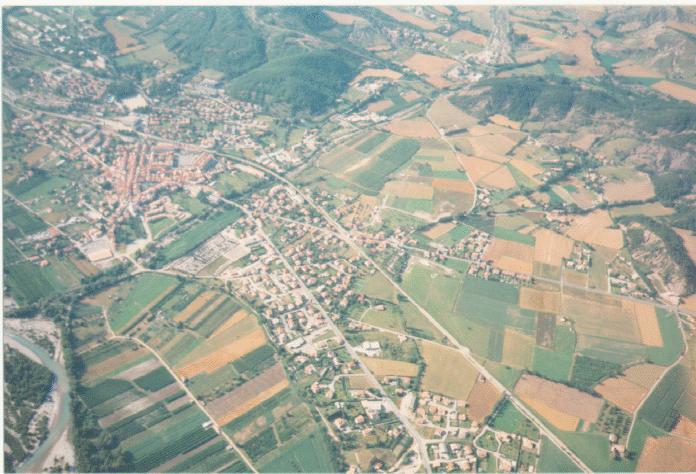
#> input picture thresh3.png, 696 x 474 px
$ python nuevo.py
#> lines starting #> are read from the running program, lines starting #| are printed output that depends on the picture; after the words box and inside, x2 and y2 are one past the last pixel; in counts of white or black regions, pixels touching at a corner belong together
import cv2
import numpy as np
from matplotlib import pyplot as plt


imgc= cv2.imread('thresh3.png')
#> imgc is the input picture: shape (474, 696, 3); mean B, G, R 155.5, 167.3, 162.6
img = cv2.cvtColor(imgc, cv2.COLOR_BGR2GRAY)
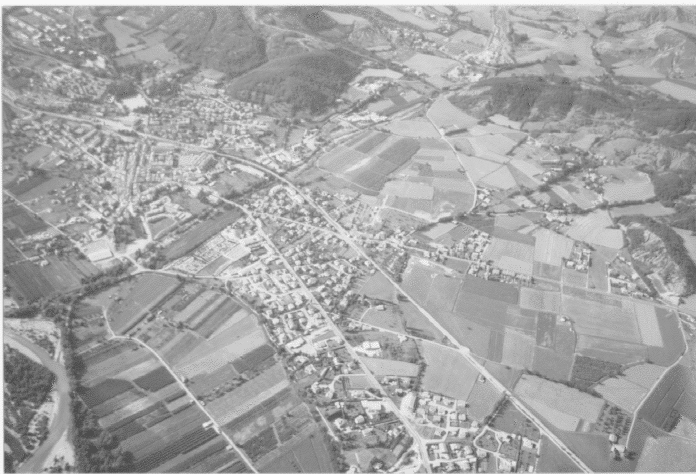
#> img: shape (474, 696); min 77, max 248, mean 164.5

cv2.imshow('Coverted Image',img)
cv2.waitKey(0)
cv2.destroyAllWindows()

plt.axis("on")
plt.hist(img.ravel(),256,[0,256])
plt.show()
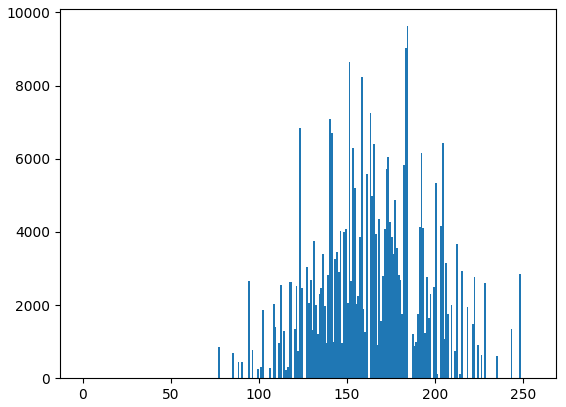
#> figure drawn by matplotlib, 1 panel; tallest bar 9621 high, from x = 184 to 185

height, width = img.shape
#> height = 474; width = 696


print(height,width)
#| 474 696

value_thr = 195#185#120
value_default = 210#187#175

for y in range(0,width):
    for x in range(0,height):
        if (value_thr <= img[x,y] and img[x,y] <= value_default):
            img[x,y] = 0

        else:
            img[x,y] = 255
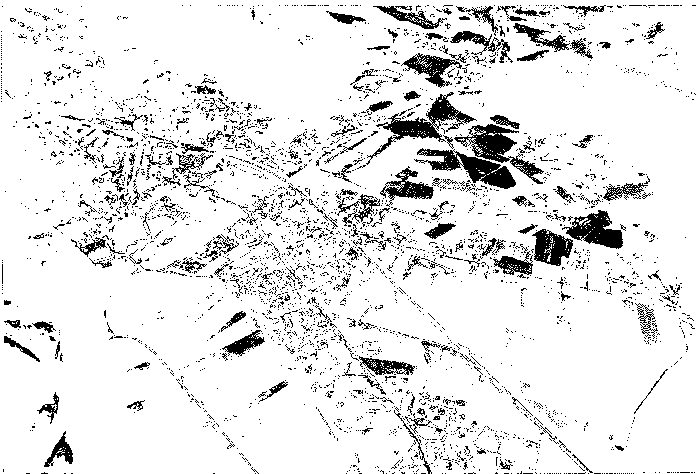
#> img: shape (474, 696); 89.9% white; 3590 black regions (3375 under 20 px), largest, box (x1, y1, x2, y2) and area: (366, 92, 477, 165) 1611, (414, 148, 516, 189) 1564, (454, 124, 544, 184) 1489

cv2.imshow('Coverted Image',img)
cv2.waitKey(0)
cv2.destroyAllWindows()

$ run again, with thresh1.png copied over thresh3.png
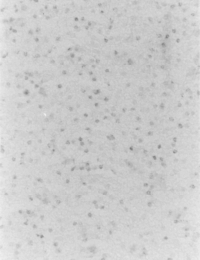
#> input picture thresh1.png, 200 x 260 px
#> imgc is the input picture: shape (260, 200, 3); min 126, max 240, mean 204.4
#> `plt.show()`:
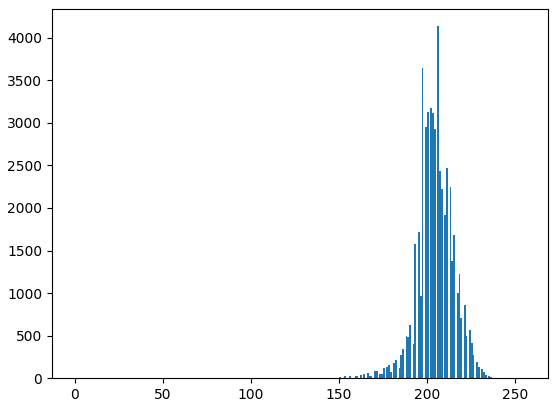
#> figure drawn by matplotlib, 1 panel; tallest bar 4135 high, from x = 206 to 207
#| 260 200
#> after the loop `for y in range(0,width):`:
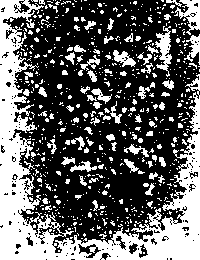
#> img: shape (260, 200); 37.9% white; 692 white regions (605 under 20 px), largest, box (x1, y1, x2, y2) and area: (0, 0, 200, 260) 12571, (174, 0, 200, 35) 417, (155, 26, 172, 77) 401

$ run again, with thresh2.png copied over thresh3.png
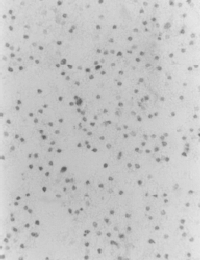
#> input picture thresh2.png, 200 x 260 px
#> imgc is the input picture: shape (260, 200, 3); min 89, max 235, mean 197.6
#> `plt.show()`:
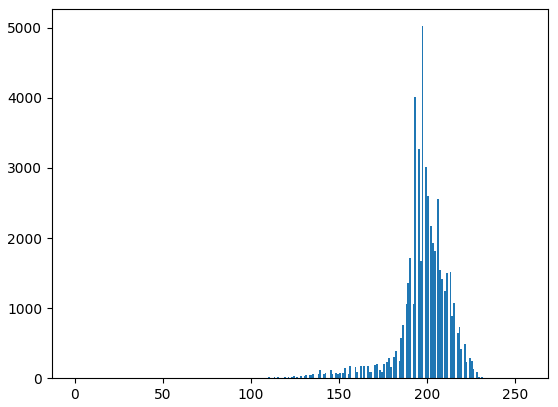
#> figure drawn by matplotlib, 1 panel; tallest bar 5022 high, from x = 197 to 198
#| 260 200
#> after the loop `for y in range(0,width):`:
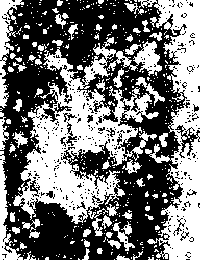
#> img: shape (260, 200); 45.7% white; 449 white regions (385 under 20 px), largest, box (x1, y1, x2, y2) and area: (13, 37, 165, 236) 10965, (145, 0, 200, 260) 6985, (0, 0, 24, 108) 894
